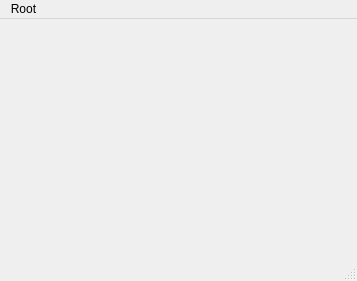
<ui version="4.0" >
 <class>MainWindow</class>
 <widget class="QMainWindow" name="MainWindow" >
  <property name="geometry" >
   <rect>
    <x>0</x>
    <y>0</y>
    <width>357</width>
    <height>281</height>
   </rect>
  </property>
  <property name="windowTitle" >
   <string>MainWindow</string>
  </property>
  <widget class="QWidget" name="centralwidget" />
  <widget class="QMenuBar" name="menubar" >
   <property name="geometry" >
    <rect>
     <x>0</x>
     <y>0</y>
     <width>357</width>
     <height>28</height>
    </rect>
   </property>
   <widget class="QMenu" name="menuRoot" >
    <property name="title" >
     <string>Root</string>
    </property>
    <addaction name="actionDisplayAuxin" />
    <addaction name="actionDisplayWalls" />
    <addaction name="actionDisplayPumps" />
    <addaction name="separator" />
    <addaction name="separator" />
   </widget>
   <addaction name="menuRoot" />
  </widget>
  <widget class="QStatusBar" name="statusbar" />
  <action name="actionDisplayAuxin" >
   <property name="checkable" >
    <bool>true</bool>
   </property>
   <property name="checked" >
    <bool>true</bool>
   </property>
   <property name="icon" >
    <iconset resource="root.qrc" >:/images/icons/azureusicon2.png</iconset>
   </property>
   <property name="text" >
    <string>display auxin</string>
   </property>
  </action>
  <action name="actionDisplayWalls" >
   <property name="checkable" >
    <bool>true</bool>
   </property>
   <property name="checked" >
    <bool>true</bool>
   </property>
   <property name="icon" >
    <iconset resource="root.qrc" >:/images/icons/cube2.png</iconset>
   </property>
   <property name="text" >
    <string>display walls</string>
   </property>
  </action>
  <action name="actionDisplayPumps" >
   <property name="checkable" >
    <bool>true</bool>
   </property>
   <property name="icon" >
    <iconset resource="root.qrc" >:/images/icons/fishy01.png</iconset>
   </property>
   <property name="text" >
    <string>display pumps</string>
   </property>
  </action>
 </widget>
 <resources>
  <include location="root.qrc" />
 </resources>
 <connections/>
</ui>
